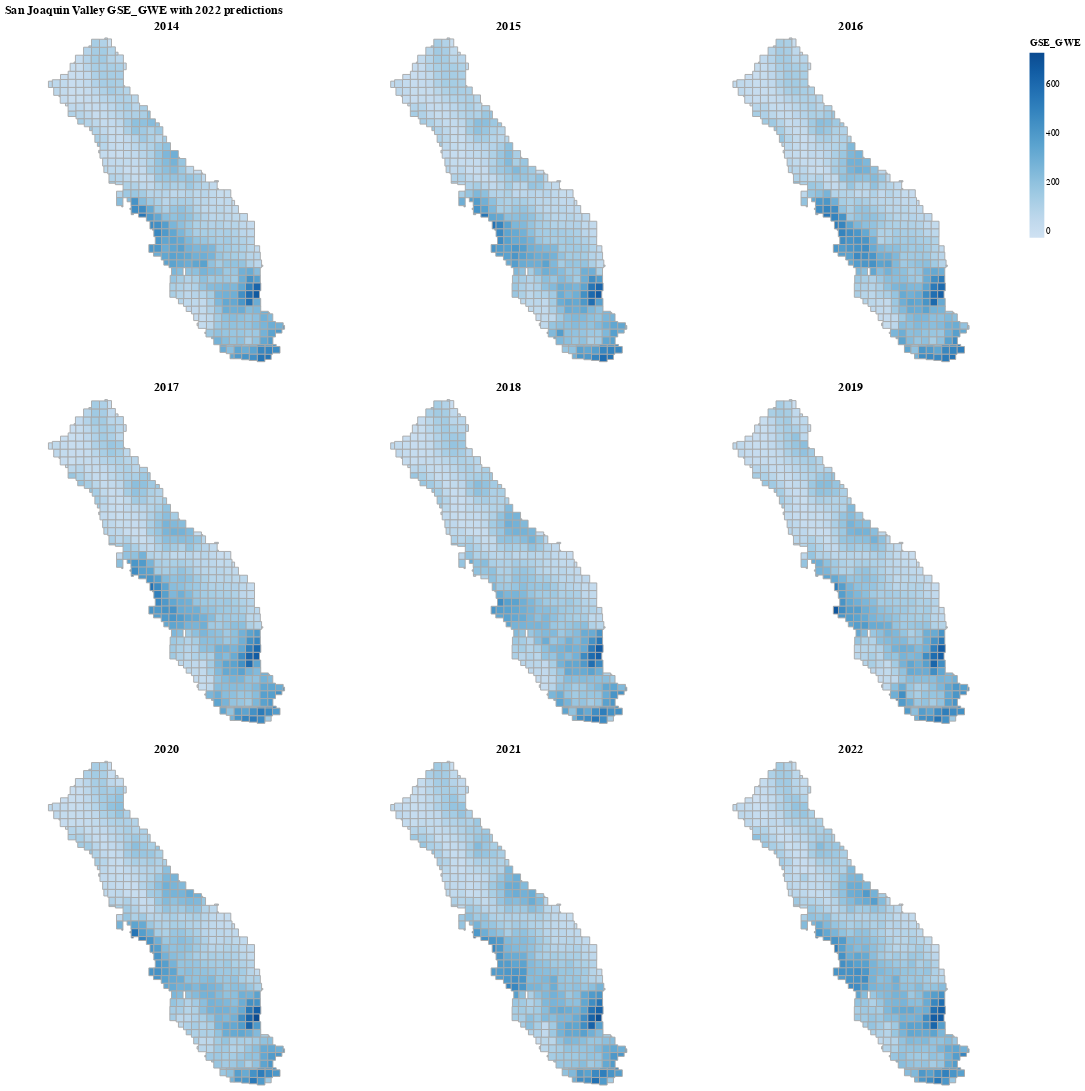

Here is the notebook cell this chart was saved with:
### Code cell
township_range = TownshipRanges()
all_years_map_df = pd.merge(township_range.sjv_township_range_df, all_years_df.reset_index(), how="left", on=["TOWNSHIP_RANGE", ])
view_trs_side_by_side(all_years_map_df, feature="YEAR", value="GSE_GWE", title="San Joaquin Valley GSE_GWE with 2022 predictions")

### Figure 1 — Vega-Lite specification as saved in the notebook (floating-point values rounded to 4 significant figures; data arrays with more than 128 entries replaced by an {"elided": "..."} marker saying what was removed)
{"config": {"view": {"continuousWidth": 400, "continuousHeight": 300}}, "concat": [{"data": {"name": "data-924b0ce32222b724c44bfa5a4d10268e"}, "mark": {"type": "geoshape", "stroke": "darkgray"}, "encoding": {"color": {"field": "GSE_GWE", "scale": {"scheme": "blues"}, "type": "quantitative"}, "tooltip": [{"field": "TOWNSHIP_RANGE", "type": "nominal"}, {"field": "YEAR", "type": "nominal"}, {"field": "GSE_GWE", "type": "quantitative"}]}, "height": 350, "title": "2014", "width": 350}, {"data": {"name": "data-851a9d480c1e974b497dca9c6623874d"}, "mark": {"type": "geoshape", "stroke": "darkgray"}, "encoding": {"color": {"field": "GSE_GWE", "scale": {"scheme": "blues"}, "type": "quantitative"}, "tooltip": [{"field": "TOWNSHIP_RANGE", "type": "nominal"}, {"field": "YEAR", "type": "nominal"}, {"field": "GSE_GWE", "type": "quantitative"}]}, "height": 350, "title": "2015", "width": 350}, {"data": {"name": "data-6e5889d93c670c82694de091e9f5c0ac"}, "mark": {"type": "geoshape", "stroke": "darkgray"}, "encoding": {"color": {"field": "GSE_GWE", "scale": {"scheme": "blues"}, "type": "quantitative"}, "tooltip": [{"field": "TOWNSHIP_RANGE", "type": "nominal"}, {"field": "YEAR", "type": "nominal"}, {"field": "GSE_GWE", "type": "quantitative"}]}, "height": 350, "title": "2016", "width": 350}, {"data": {"name": "data-9fde0072e7eac383af224a9fa6b4a44a"}, "mark": {"type": "geoshape", "stroke": "darkgray"}, "encoding": {"color": {"field": "GSE_GWE", "scale": {"scheme": "blues"}, "type": "quantitative"}, "tooltip": [{"field": "TOWNSHIP_RANGE", "type": "nominal"}, {"field": "YEAR", "type": "nominal"}, {"field": "GSE_GWE", "type": "quantitative"}]}, "height": 350, "title": "2017", "width": 350}, {"data": {"name": "data-528807128e32d48bf19935c239c38454"}, "mark": {"type": "geoshape", "stroke": "darkgray"}, "encoding": {"color": {"field": "GSE_GWE", "scale": {"scheme": "blues"}, "type": "quantitative"}, "tooltip": [{"field": "TOWNSHIP_RANGE", "type": "nominal"}, {"field": "YEAR", "type": "nominal"}, {"field": "GSE_GWE", "type": "quantitative"}]}, "height": 350, "title": "2018", "width": 350}, {"data": {"name": "data-c1481e2e595ec658638af8b88665cae7"}, "mark": {"type": "geoshape", "stroke": "darkgray"}, "encoding": {"color": {"field": "GSE_GWE", "scale": {"scheme": "blues"}, "type": "quantitative"}, "tooltip": [{"field": "TOWNSHIP_RANGE", "type": "nominal"}, {"field": "YEAR", "type": "nominal"}, {"field": "GSE_GWE", "type": "quantitative"}]}, "height": 350, "title": "2019", "width": 350}, {"data": {"name": "data-f78cad1140b9ee05b77e6ad3c4eebcae"}, "mark": {"type": "geoshape", "stroke": "darkgray"}, "encoding": {"color": {"field": "GSE_GWE", "scale": {"scheme": "blues"}, "type": "quantitative"}, "tooltip": [{"field": "TOWNSHIP_RANGE", "type": "nominal"}, {"field": "YEAR", "type": "nominal"}, {"field": "GSE_GWE", "type": "quantitative"}]}, "height": 350, "title": "2020", "width": 350}, {"data": {"name": "data-02d4af51769fcf3a3128fa2b7f72a64e"}, "mark": {"type": "geoshape", "stroke": "darkgray"}, "encoding": {"color": {"field": "GSE_GWE", "scale": {"scheme": "blues"}, "type": "quantitative"}, "tooltip": [{"field": "TOWNSHIP_RANGE", "type": "nominal"}, {"field": "YEAR", "type": "nominal"}, {"field": "GSE_GWE", "type": "quantitative"}]}, "height": 350, "title": "2021", "width": 350}, {"data": {"name": "data-0dbcc47db7047ab947635fd7183f9138"}, "mark": {"type": "geoshape", "stroke": "darkgray"}, "encoding": {"color": {"field": "GSE_GWE", "scale": {"scheme": "blues"}, "type": "quantitative"}, "tooltip": [{"field": "TOWNSHIP_RANGE", "type": "nominal"}, {"field": "YEAR", "type": "nominal"}, {"field": "GSE_GWE", "type": "quantitative"}]}, "height": 350, "title": "2022", "width": 350}], "columns": 3, "title": "San Joaquin Valley GSE_GWE with 2022 predictions", "$schema": "https://vega.github.io/schema/vega-lite/v4.17.0.json", "datasets": {"data-924b0ce32222b724c44bfa5a4d10268e": {"elided": "478 records"}, "data-851a9d480c1e974b497dca9c6623874d": {"elided": "478 records"}, "data-6e5889d93c670c82694de091e9f5c0ac": {"elided": "478 records"}, "data-9fde0072e7eac383af224a9fa6b4a44a": {"elided": "478 records"}, "data-528807128e32d48bf19935c239c38454": {"elided": "478 records"}, "data-c1481e2e595ec658638af8b88665cae7": {"elided": "478 records"}, "data-f78cad1140b9ee05b77e6ad3c4eebcae": {"elided": "478 records"}, "data-02d4af51769fcf3a3128fa2b7f72a64e": {"elided": "478 records"}, "data-0dbcc47db7047ab947635fd7183f9138": {"elided": "478 records"}}}
